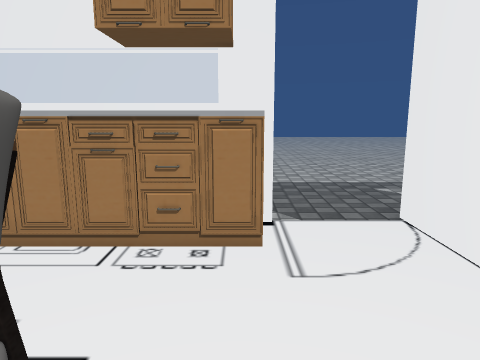
View 1 (above)

23 first-person views from a walk through a Unity game level. The camera is 1.2 m above the floor, tilts 10° down and sees 70° across. The floor is counted in squares, 0.5 m on a side. Each view is taken from the middle of a square. On the plan, view 1 faces up. The plan holds only what a view shows up to about 20 squares ahead; the rest is blank. The place goes on beyond the plan. The player is left out. Some surface patterns are stand-ins.

View 2
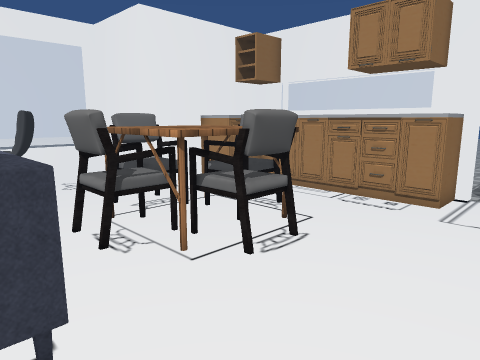

View 3
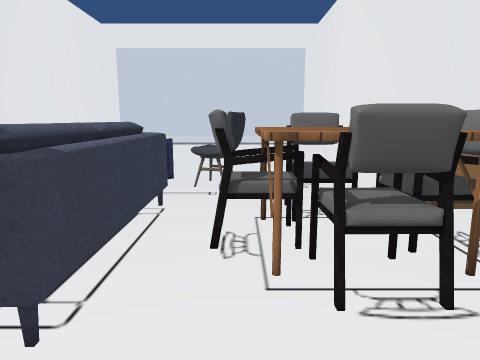

View 4
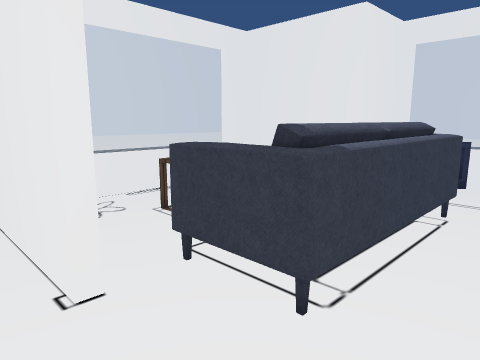

View 5
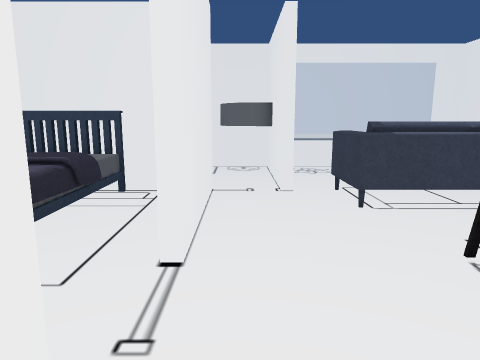

View 6
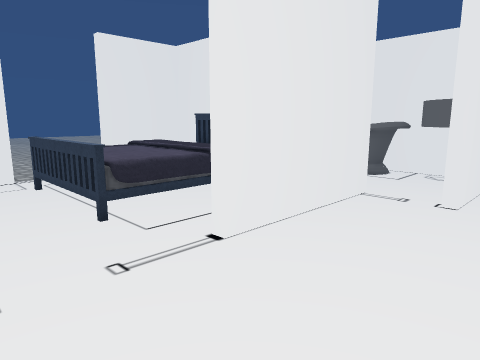

View 7
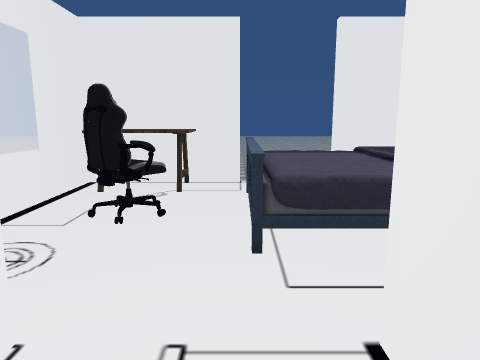

View 8
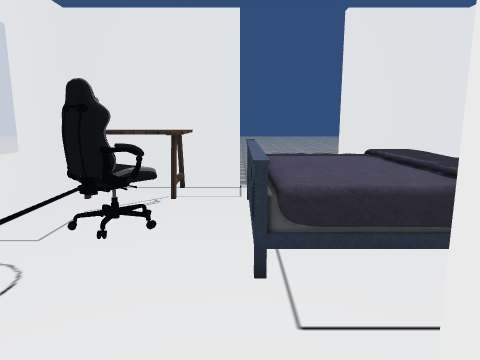

View 9
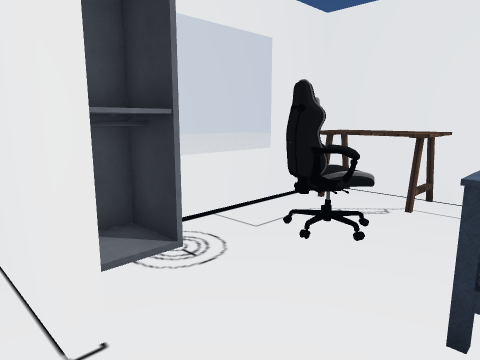

View 10
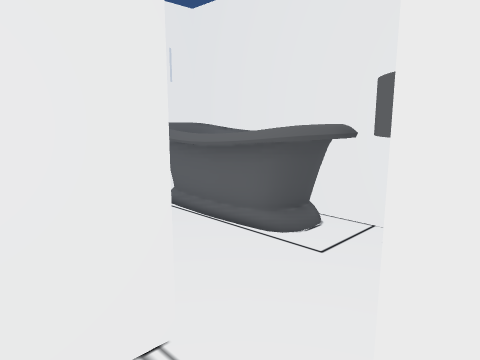

View 11
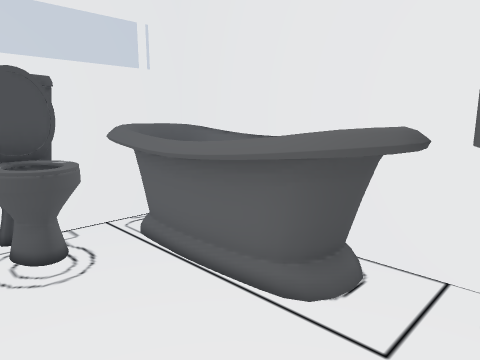

View 12
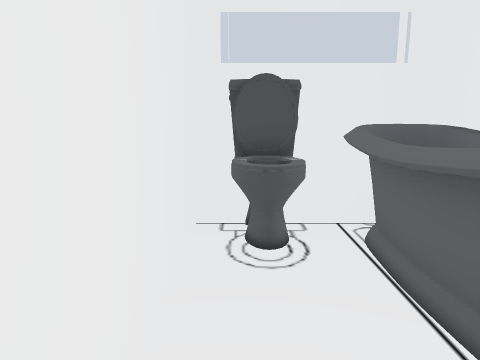

View 13
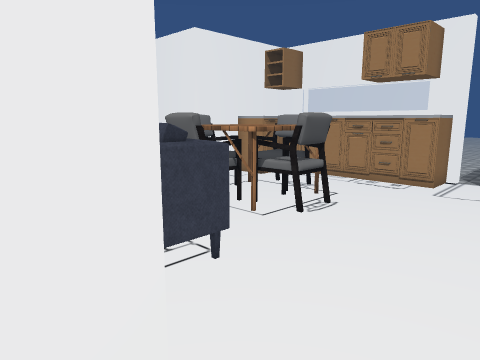

View 14
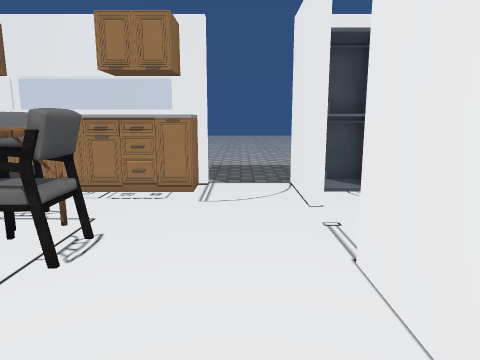

View 15
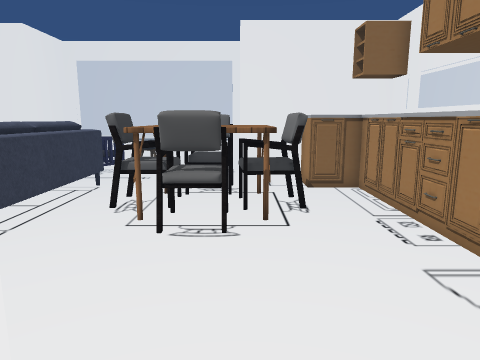

View 16
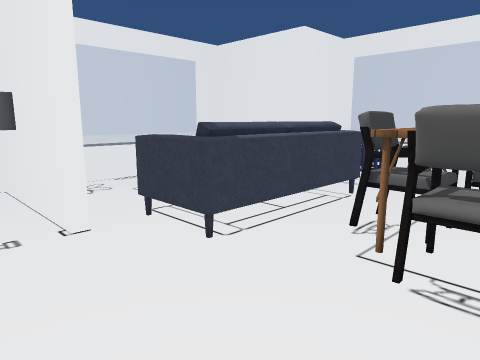

View 17
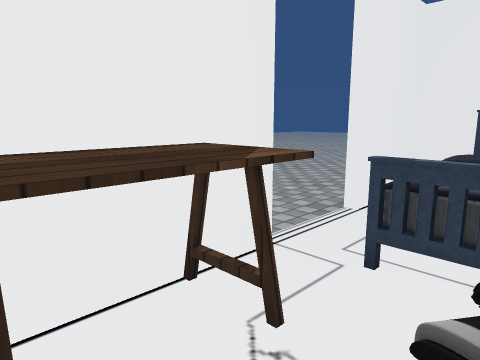

View 18
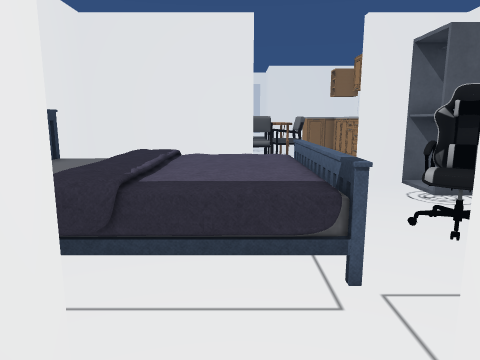

View 19
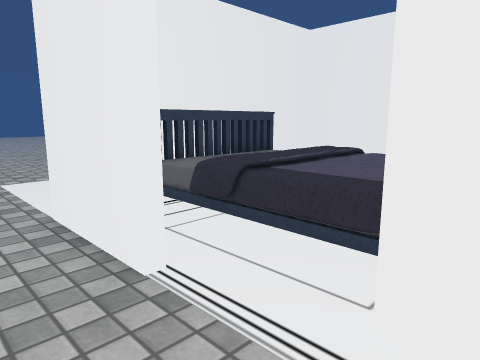

View 20
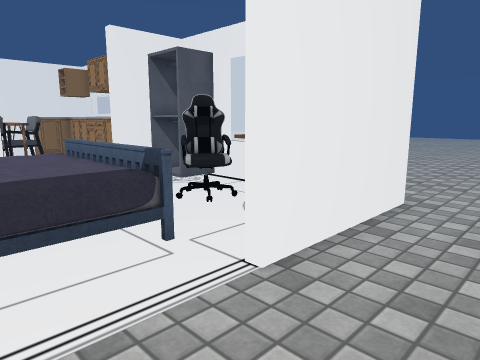

View 21
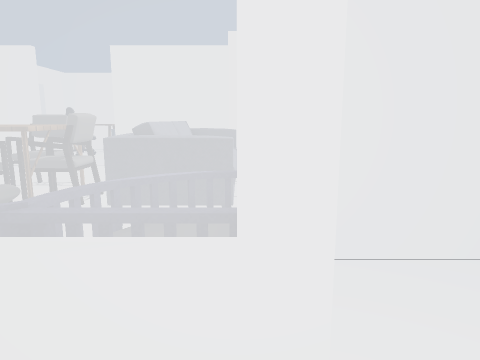

View 22
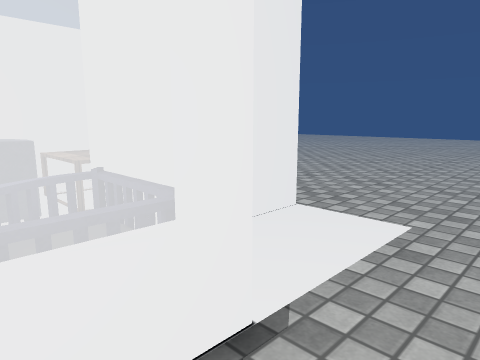

View 23
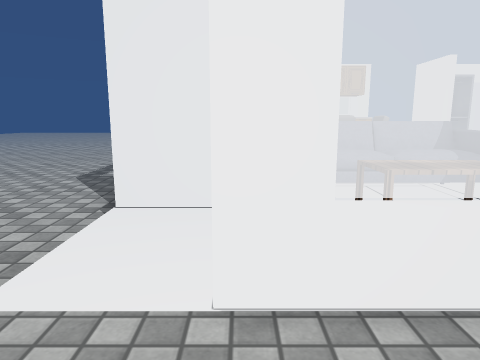

### Floor plan
Key: @ floor where view 1 was taken; # wall or solid block; . main floor; : floor 0.5 m higher than the main floor; + floor 0.75 m higher than the main floor; = window, fence, low wall or low ledge; O other object.
Columns run from 20 left of view 1 to 19 right of it. Each row starts with its distance up from view 1.
 11                      .....        ...
 10                      .....        ...
  9                      ....         ...
  8             #########...####====### .
  7             #OO   OOO...#OOO....OO# ..
  6             #OOOOOOOO...#OO#.OO.OOO ..
  5             # O.........#....OO.OOO ..
  4             #OO.OO...........OO.OOO ..
  3 ......      # .OOOO...............# ..
  2 ......   #### OOOOOO.......OOOOOO.# ....
  1 ......   #... OOOOOO.......OOOOOO.......
  0  ......  #....OOOOOO@...#..OOOOOO.....
 -1  ......  # O...OOOO.....#..O    O.....
 -2   ...... #OO....OO......#..O    O.##...
 -3    ..... #.O.OOOOOOOO...#..O    +.# ...
 -4    ......#OO.OOOOOOOO...#..O    +.# ....
 -5     .....#:O.OOOOOOOO#..#  OOOOOO # ....
 -6      ....#OO#OOOOOOOO##.########### ....
 -7      ....####  OOOO..##......OO#  .. ...
 -8       ......#  OOOO..##......OO#  ..  ..
 -9        .....#  OOOO..#OO.OOOOOO#  ..
-10        .....#    ....#OOOOO  OO# ...
-11        .....#         O OOO OOO# ...
-12        .....##=======########### ..
-13        .........                 ..
-14         ......                  ...
-15         .......                 ...
-16         .......                 ...
-17         .......                 ..

Positions as (right, up) in squares from view 1, and headings:
1: (0, 0), facing up
2: (3, -4), facing up-left
3: (3, -1), facing left
4: (3, -1), facing down-left
5: (3, 6), facing down
6: (-1, 5), facing down-right
7: (1, 2), facing right
8: (2, 2), facing right
9: (3, 1), facing up-right
10: (1, -4), facing down-right
11: (3, -6), facing down-right
12: (3, -7), facing right
13: (4, -7), facing up-left
14: (2, -5), facing up
15: (6, 2), facing left
16: (4, 2), facing down-left
17: (10, 7), facing down-right
18: (17, 0), facing left
19: (17, 3), facing down-left
20: (18, -2), facing up-left
21: (-14, -6), facing right
22: (-14, -4), facing down-right
23: (-8, -16), facing up
